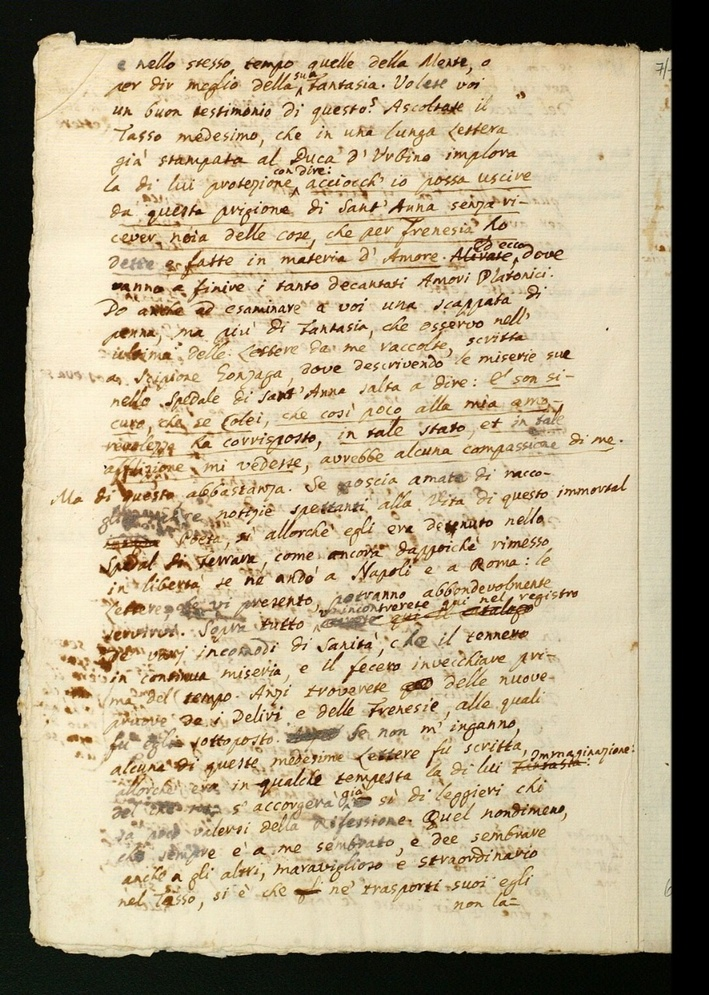
#> input picture paper/1.jpg, 709 x 995 px, shrunk from 913 x 1280 before the run, found by its file name
$ python allin4.py
#> lines starting #> are read from the running program, lines starting #| are printed output that depends on the picture
import cv2
import numpy as np
import matplotlib.pyplot as plt

# Load an image
image = cv2.imread('D:/project on filter/1.jpg')
#> image is the input picture: shape (995, 709, 3); mean B, G, R 138.8, 167.3, 181.1

blurred_image = cv2.GaussianBlur(image, (5, 5), 0)
#                                      k = 5 * 5  , SD = 0 ;
# Calculate the sharpened image by subtracting the blurred image from the original
sharpened_image = cv2.addWeighted(image, 1.5, blurred_image, -0.7, 0)
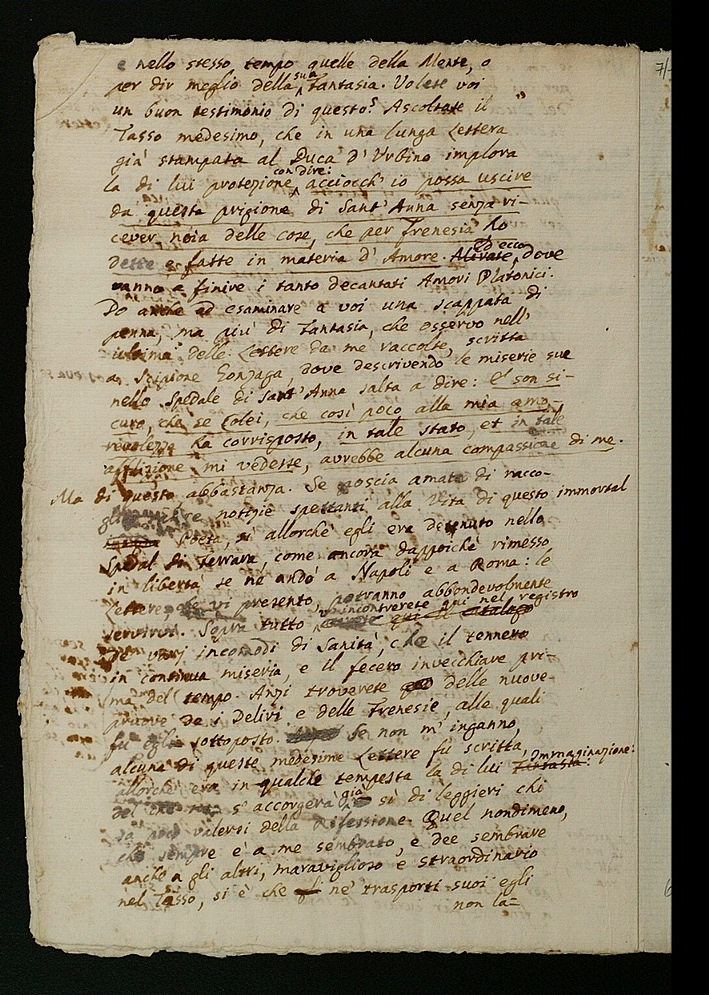
#> sharpened_image: shape (995, 709, 3); mean B, G, R 111.7, 134.1, 145

# Apply Bilateral filter
blurred_image = cv2.bilateralFilter(
    sharpened_image, 15, 100, 100)  # was 65 , 65
                                    # dia = 9 , sigmacolour , sigmaspace
image2 = blurred_image
# Reshape the image to a 2D array of pixels
pixels = image2.reshape((-1, 3))

# Convert to float32 for K-means clustering
pixels = np.float32(pixels)

# Define the number of clusters (segments) you want
num_clusters = 3  # was 5

# Apply K-means clustering
criteria = (cv2.TERM_CRITERIA_EPS + cv2.TERM_CRITERIA_MAX_ITER, 100, 0.2)
_, labels, centers = cv2.kmeans(
    pixels, num_clusters, None, criteria, 10, cv2.KMEANS_RANDOM_CENTERS)
#> centers = [[59.18, 88.32, 109.7], [146.2, 172.6, 184.6], [5.98, 11.31, 13.74]]

# Convert the centers back to uint8
centers = np.uint8(centers)
#> centers = [[59, 88, 109], [146, 172, 184], [5, 11, 13]]

# Assign each pixel to one of the clusters
segmented_image = centers[labels.flatten()].reshape((image.shape))
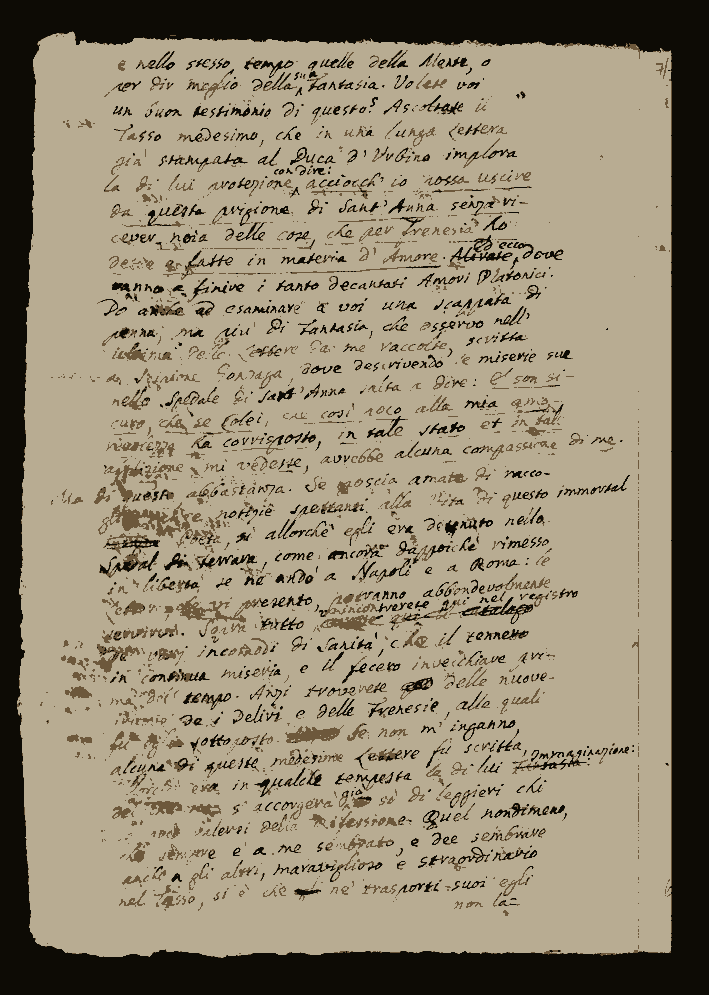
#> segmented_image: shape (995, 709, 3); mean B, G, R 112.2, 134.4, 145


display = [image, segmented_image]
label = ['Original Image', 'K-mean Clustering Filter']
# Save the segmented image
cv2.imwrite('segmented_image3.jpg', segmented_image)


fig = plt.figure(figsize=(12, 10))

for i in range(len(display)):
    fig.add_subplot(1, 2, i+1)
    # Convert BGR to RGB for matplotlib
    plt.imshow(cv2.cvtColor(display[i], cv2.COLOR_BGR2RGB))
    plt.title(label[i])
#> this loop made 2 passes

plt.show()
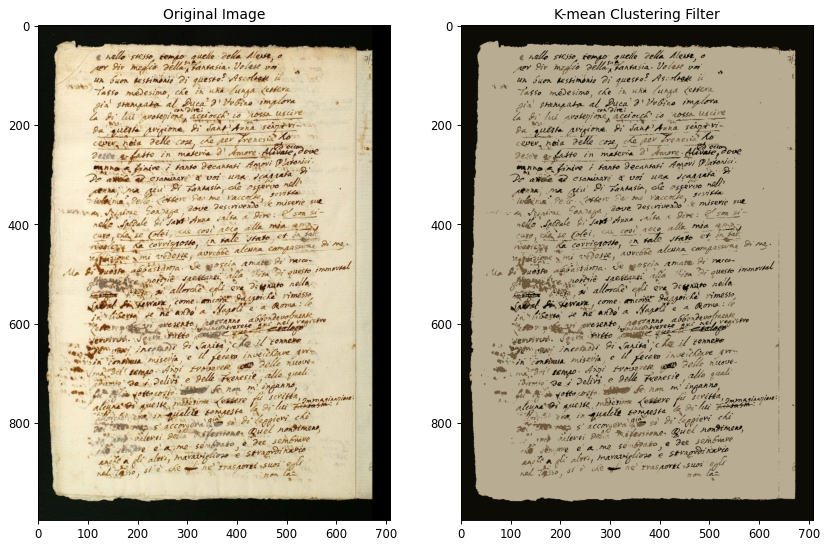
#> figure drawn by matplotlib, 2 panels


cv2.waitKey(0)
cv2.destroyAllWindows()

$ run again, with paper/10.jpg copied over paper/1.jpg
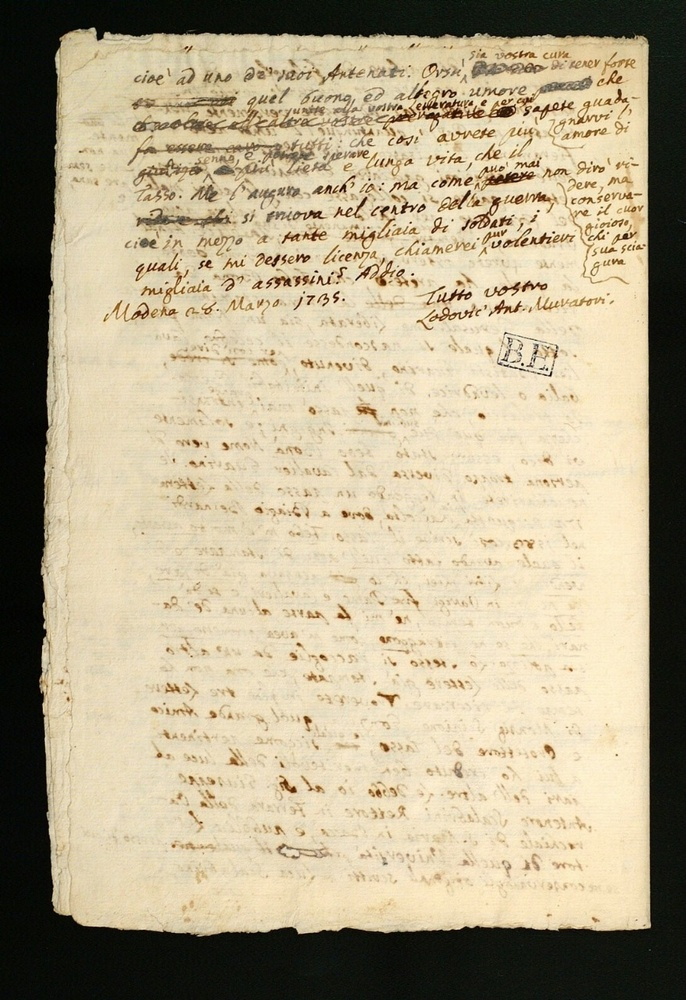
#> input picture paper/10.jpg, 686 x 1000 px, shrunk from 878 x 1280 before the run, found by its file name
#> image is the input picture: shape (1000, 686, 3); mean B, G, R 138.8, 166.7, 179
#> `sharpened_image = cv2.addWeighted(image, 1.5, blurred_image, -0.7, 0)`:
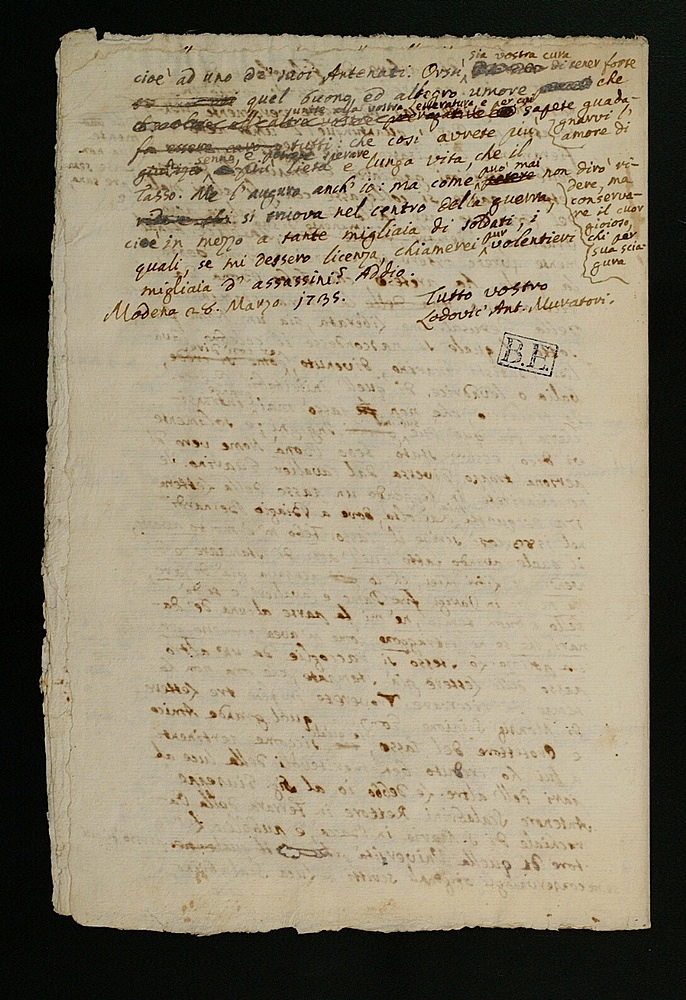
#> sharpened_image: shape (1000, 686, 3); mean B, G, R 111.3, 133.4, 143.2
#> `_, labels, centers = cv2.kmeans( pixels, num_clusters, None, criteria,..`: centers = [[146.7, 174, 186.6], [67.09, 96.1, 114.2], [7.43, 12.13, 11.02]]
#> `centers = np.uint8(centers)`: centers = [[146, 173, 186], [67, 96, 114], [7, 12, 11]]
#> the loop `for i in range(len(display)):` made 2 passes
#> `plt.show()`:
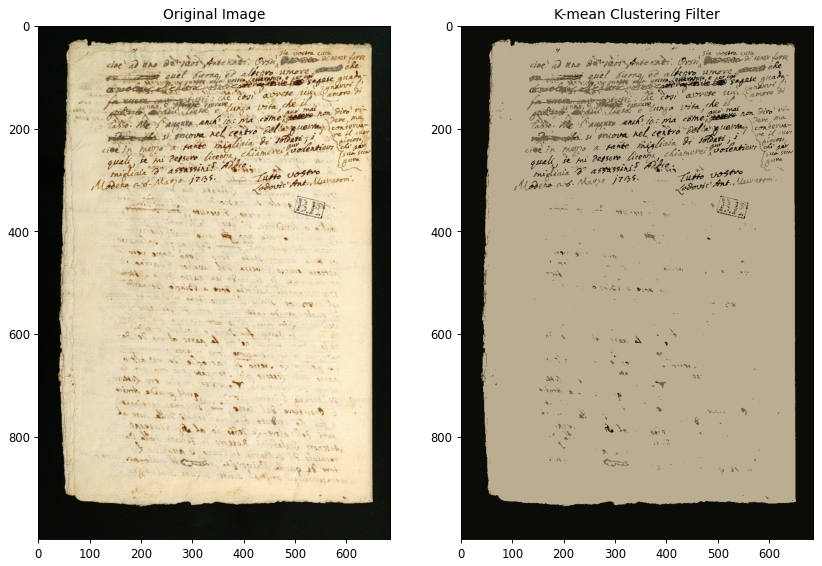
#> figure drawn by matplotlib, 2 panels

$ run again, with paper/101.jpg copied over paper/1.jpg
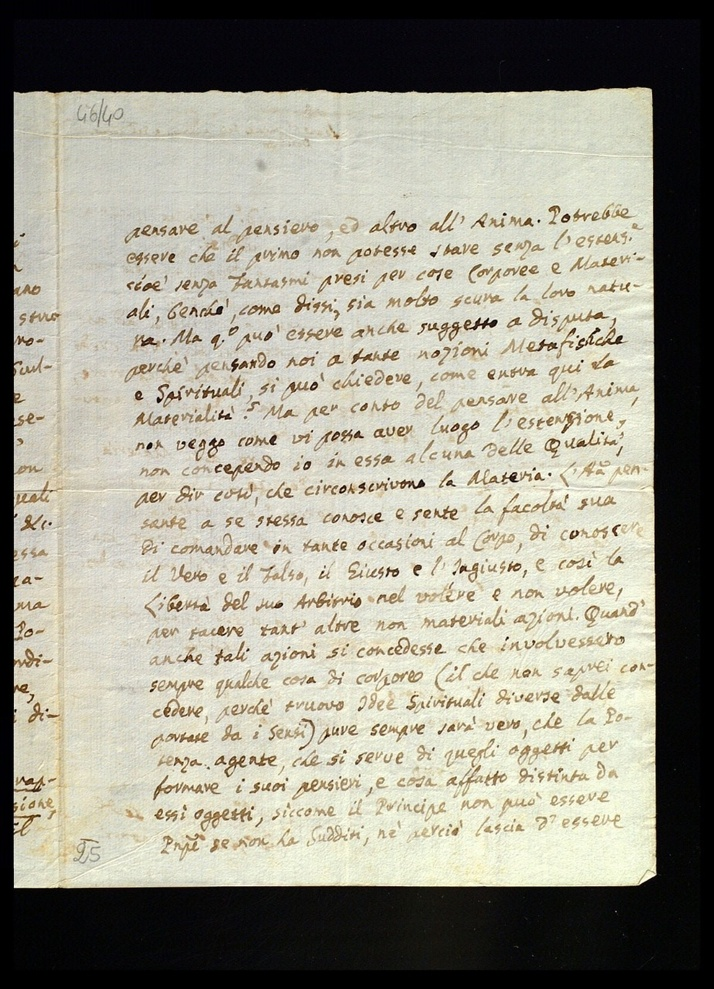
#> input picture paper/101.jpg, 714 x 989 px, shrunk from 924 x 1280 before the run, found by its file name
#> image is the input picture: shape (989, 714, 3); mean B, G, R 138.3, 152, 154.7
#> `sharpened_image = cv2.addWeighted(image, 1.5, blurred_image, -0.7, 0)`:
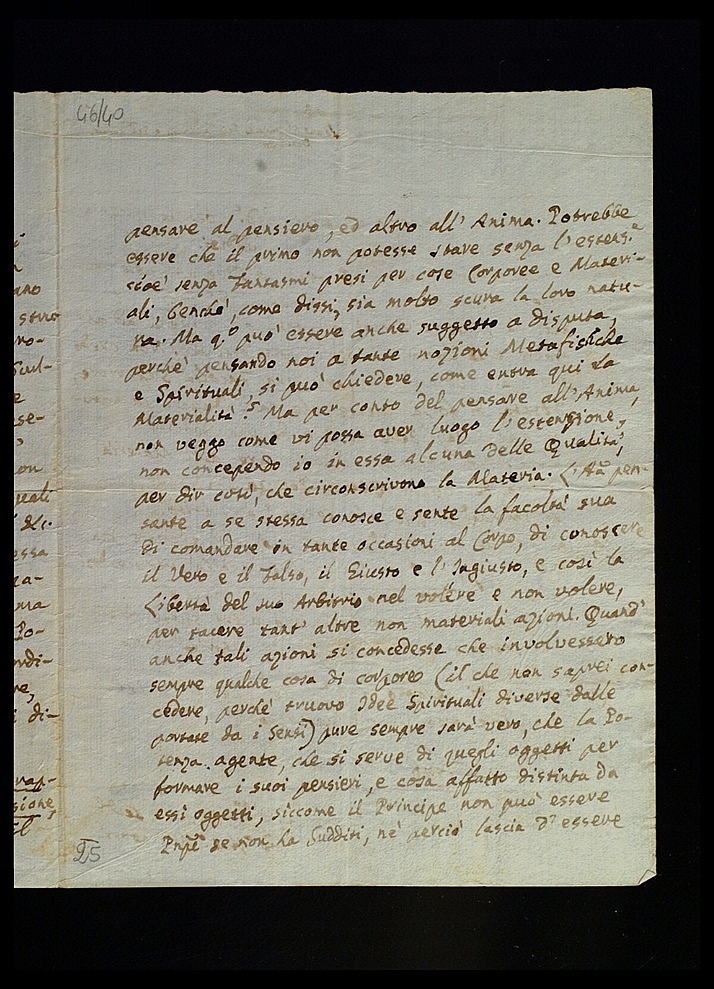
#> sharpened_image: shape (989, 714, 3); mean B, G, R 110.9, 121.7, 123.8
#> `_, labels, centers = cv2.kmeans( pixels, num_clusters, None, criteria,..`: centers = [[76.6, 98.25, 110], [160.2, 175.1, 176.9], [5.76, 5.17, 5.67]]
#> `centers = np.uint8(centers)`: centers = [[76, 98, 110], [160, 175, 176], [5, 5, 5]]
#> the loop `for i in range(len(display)):` made 2 passes
#> `plt.show()`:
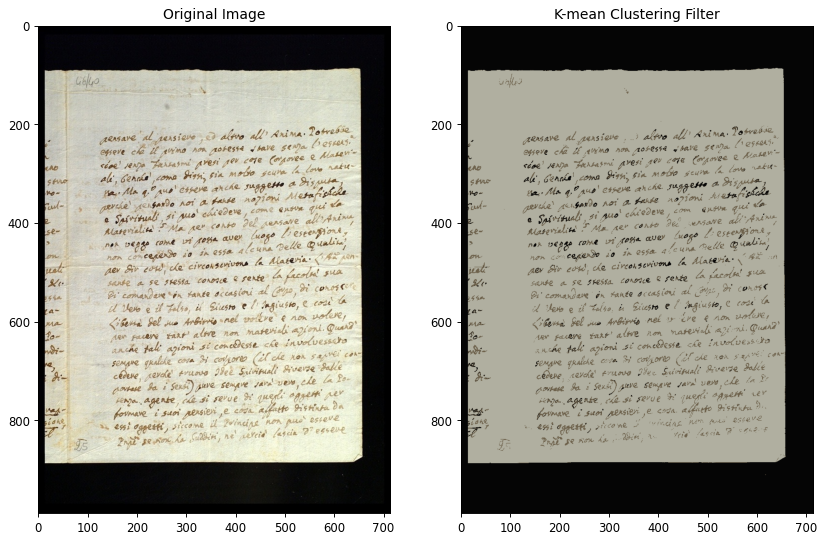
#> figure drawn by matplotlib, 2 panels

$ run again, with paper/102.jpg copied over paper/1.jpg
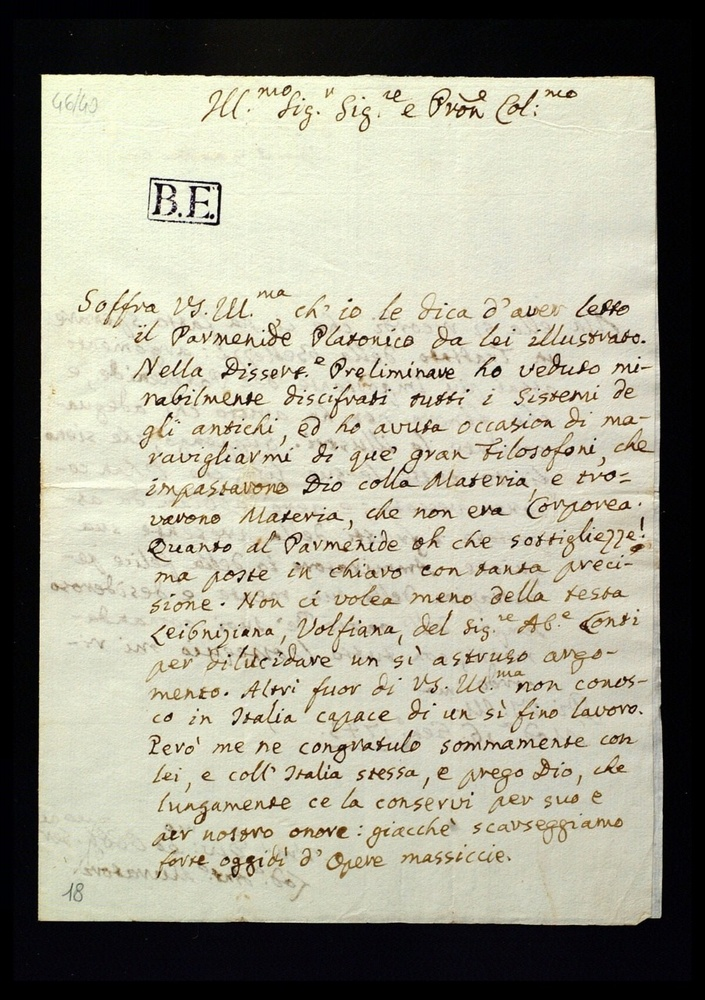
#> input picture paper/102.jpg, 705 x 1000 px, shrunk from 902 x 1280 before the run, found by its file name
#> image is the input picture: shape (1000, 705, 3); mean B, G, R 140.9, 156.8, 158.8
#> `sharpened_image = cv2.addWeighted(image, 1.5, blurred_image, -0.7, 0)`:
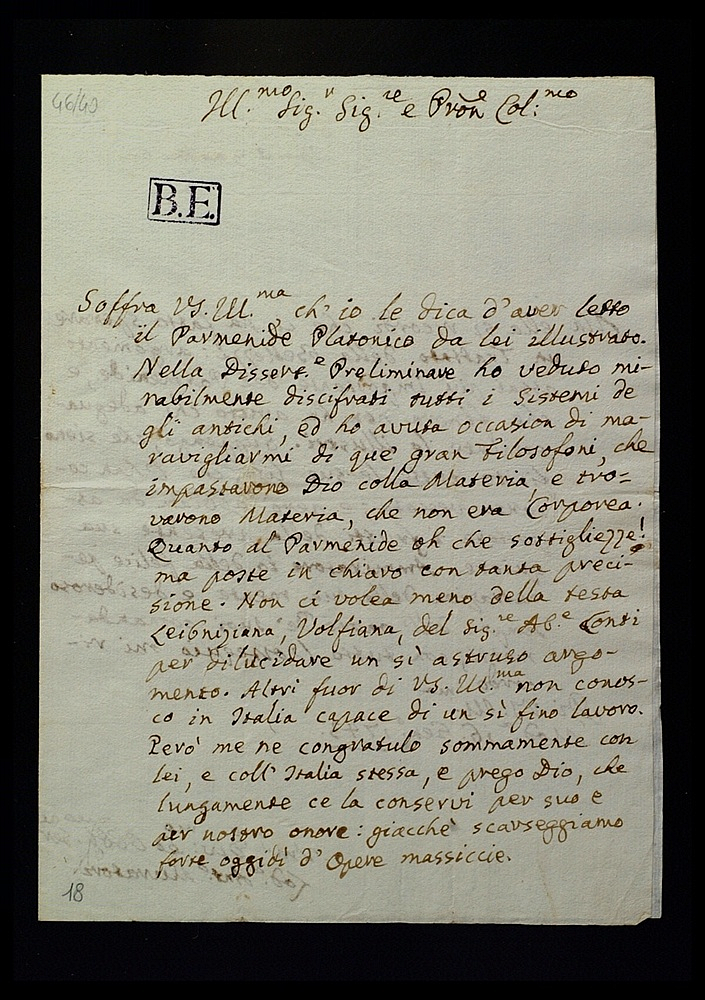
#> sharpened_image: shape (1000, 705, 3); mean B, G, R 113.3, 125.7, 127.2
#> `_, labels, centers = cv2.kmeans( pixels, num_clusters, None, criteria,..`: centers = [[62.24, 83.32, 93.92], [5.19, 4.94, 5.95], [160, 177.2, 178.4]]
#> `centers = np.uint8(centers)`: centers = [[62, 83, 93], [5, 4, 5], [160, 177, 178]]
#> the loop `for i in range(len(display)):` made 2 passes
#> `plt.show()`:
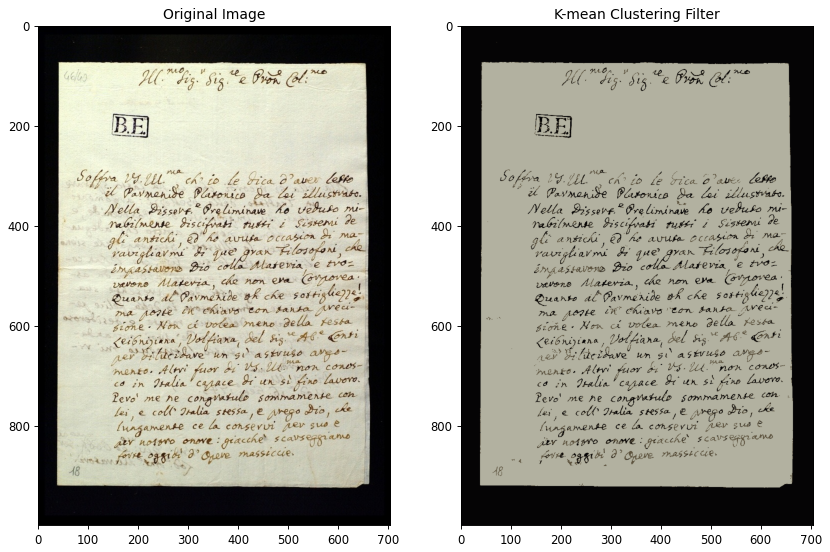
#> figure drawn by matplotlib, 2 panels
